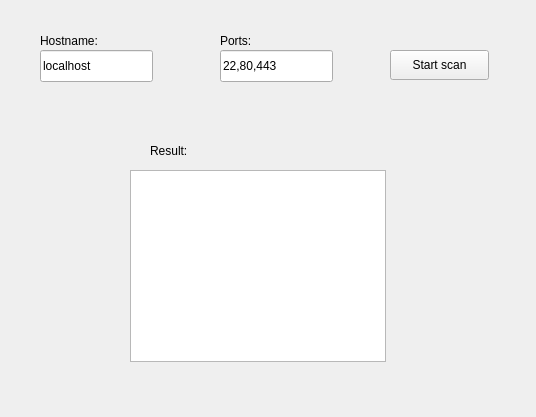
<?xml version="1.0" encoding="UTF-8"?>
<ui version="4.0">
 <class>ScannerGui</class>
 <widget class="QWidget" name="ScannerGui">
  <property name="geometry">
   <rect>
    <x>0</x>
    <y>0</y>
    <width>536</width>
    <height>417</height>
   </rect>
  </property>
  <property name="windowTitle">
   <string>ScannerGui</string>
  </property>
  <widget class="QLineEdit" name="hostnameEntry">
   <property name="geometry">
    <rect>
     <x>40</x>
     <y>50</y>
     <width>113</width>
     <height>32</height>
    </rect>
   </property>
   <property name="text">
    <string>localhost</string>
   </property>
  </widget>
  <widget class="QLineEdit" name="portEntry">
   <property name="geometry">
    <rect>
     <x>220</x>
     <y>50</y>
     <width>113</width>
     <height>32</height>
    </rect>
   </property>
   <property name="text">
    <string>22,80,443</string>
   </property>
  </widget>
  <widget class="QPushButton" name="startButton">
   <property name="geometry">
    <rect>
     <x>390</x>
     <y>50</y>
     <width>99</width>
     <height>30</height>
    </rect>
   </property>
   <property name="text">
    <string>Start scan</string>
   </property>
  </widget>
  <widget class="QTextBrowser" name="resultWindow">
   <property name="geometry">
    <rect>
     <x>130</x>
     <y>170</y>
     <width>256</width>
     <height>192</height>
    </rect>
   </property>
  </widget>
  <widget class="QLabel" name="label">
   <property name="geometry">
    <rect>
     <x>40</x>
     <y>30</y>
     <width>91</width>
     <height>22</height>
    </rect>
   </property>
   <property name="text">
    <string>Hostname:</string>
   </property>
  </widget>
  <widget class="QLabel" name="label_2">
   <property name="geometry">
    <rect>
     <x>150</x>
     <y>140</y>
     <width>68</width>
     <height>22</height>
    </rect>
   </property>
   <property name="text">
    <string>Result:</string>
   </property>
  </widget>
  <widget class="QLabel" name="label_3">
   <property name="geometry">
    <rect>
     <x>220</x>
     <y>30</y>
     <width>68</width>
     <height>22</height>
    </rect>
   </property>
   <property name="text">
    <string>Ports:</string>
   </property>
  </widget>
 </widget>
 <layoutdefault spacing="6" margin="11"/>
 <resources/>
 <connections/>
</ui>
